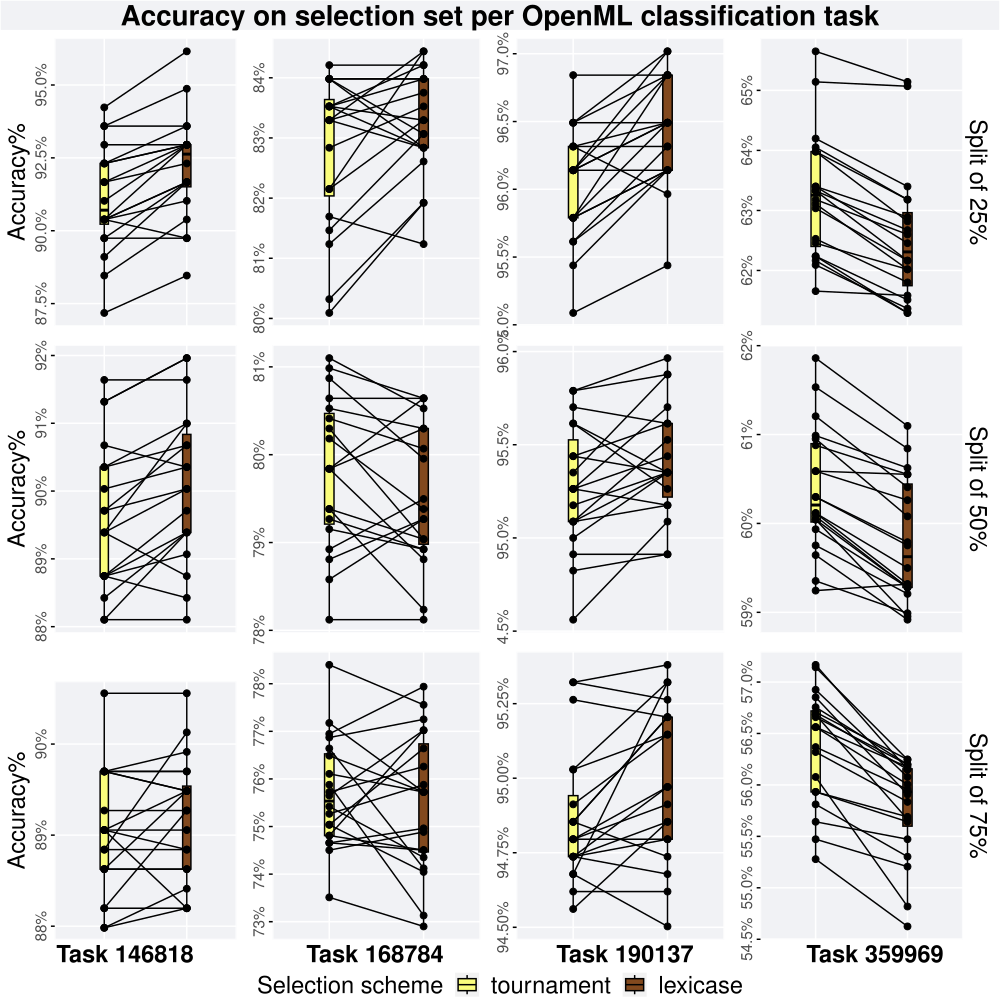

R code for this plot:
# responsibe for generating all figures for holdout approach

rm(list = ls())
setwd('~/Desktop/Repositories/lexidate-variation-analysis/Data-Tools/Vizualizer/Classification/')
cat("\014")

library(ggplot2)
library(cowplot)
library(dplyr)
library(PupillometryR)
library(ggpubr)

NAMES = c('tournament', 'lexicase')
SHAPE <- c(21, 24, 22, 25)
cb_palette <- c('#D81B60', '#1E88E5', '#FFC107', '#004D40')
TSIZE <- 17
REPLICATES <- 30
data_dir <- './'
c_task_id_lists <- c(146818, 168784, 190137, 359969)

p_theme <- theme(
  plot.title = element_text(face = "bold", size = 17, hjust=0.5),
  panel.border = element_blank(),
  panel.grid.minor = element_blank(),
  legend.title=element_text(size=17),
  legend.text=element_text(size=17),
  axis.title = element_text(size=17),
  axis.text = element_text(size=11),
  axis.text.y = element_text(angle = 90, hjust = 0.5),
  legend.position="bottom",
  panel.background = element_rect(fill = "#f1f2f5",
                                  colour = "white",
                                  size = 0.5, linetype = "solid")
)

# classification scores
classification_scores <- read.csv(paste(data_dir, '../holdout_data.csv', sep = "", collapse = NULL), header = TRUE, stringsAsFactors = FALSE)
classification_scores$selection <- factor(classification_scores$selection, levels = NAMES)
classification_scores <- filter(classification_scores, task_type == 'classification')

classification_scores <- classification_scores[duplicated(classification_scores$seed) | duplicated(classification_scores$seed, fromLast = TRUE), ] %>%
  select(training_performance, selection, seed, task_id, split)
classification_scores <- reshape(classification_scores, timevar = 'selection', idvar = c('seed', 'task_id', 'split'), direction = "wide")

names(classification_scores)[names(classification_scores) == "training_performance.lexicase"] <- "lexicase"
names(classification_scores)[names(classification_scores) == "training_performance.tournament"] <- "tournament"

# call other scripts to generate rows
source('./training_25.R')
source('./training_50.R')
source('./training_75.R')

bottom = plot_grid(
  get_title(task_1),
  get_title(task_2),
  get_title(task_3),
  get_title(task_4),
  ncol=4
)

# legend
legend <- cowplot::get_legend(
  task_1 +
    guides(
      shape=guide_legend(nrow=1,title="Selection scheme"),
      color=guide_legend(nrow=1,title="Selection scheme"),
      fill=guide_legend(nrow=1,title="Selection scheme"),
    ) +
    theme(
      legend.position = "top",
      legend.box="verticle",
      legend.justification="center"
    )
)

# generate figure
training_accuracy = plot_grid(
  ggdraw() + draw_label("Accuracy on selection set per OpenML classification task", fontface='bold', size = 20) + p_theme,
  training_25,
  training_50,
  training_75,
  bottom,
  legend,
  nrow=6,
  rel_heights =  c(.1, 1,1,1, 0.06, .1),
  label_size = TSIZE
)

save_plot(
  paste(filename ="training_accuracy.pdf"),
  training_accuracy,
  base_width=10,
  base_height=10
)
